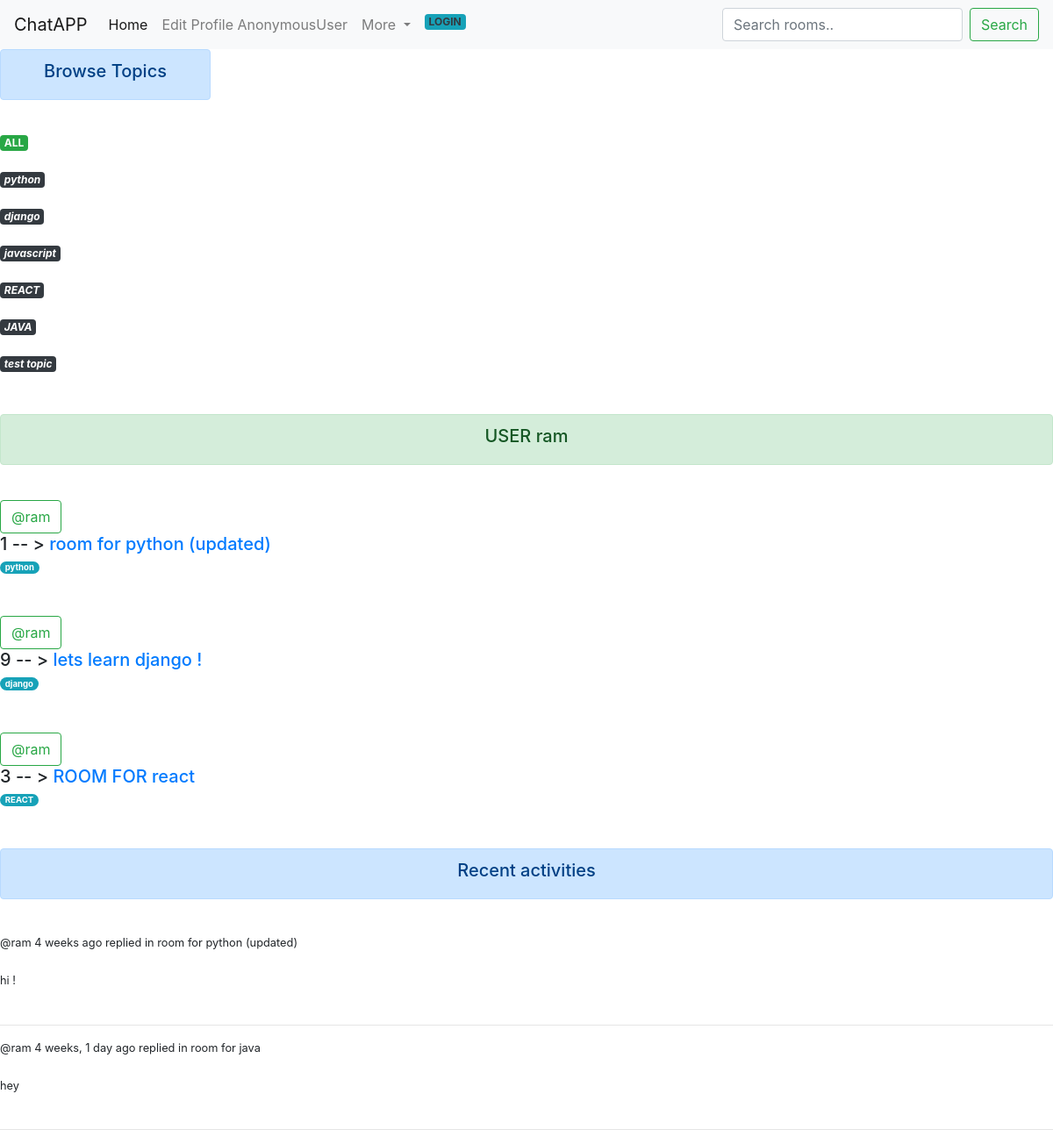
The app's page /profile/2/ with its own data.
### base/models.py (models this page shows, shortened)
class Topic (models.Model):
    name = models.CharField(max_length=100)

class Room(models.Model):
    topic = models.ForeignKey(Topic , on_delete=models.SET_NULL , null=True) #topic can have many rooms but 1 room can only contain 1 topic
    name = models.CharField(max_length=250)
    description = models.TextField(null=True , blank=True)
    updated =models.DateTimeField(auto_now=True)
    created = models.DateTimeField(auto_now_add=True)
    host = models.ForeignKey(User,on_delete=models.SET_NULL , null=True )
    participants = models.ManyToManyField(User,related_name='participants' , blank=True)
    def __str__(self):
       return self.name
    class Meta:
        ordering = ['-updated' , '-created']

class Message(models.Model):
    user =models.ForeignKey(User , on_delete=models.CASCADE) #user can create many ,essage but message is created by 1 user
    room = models.ForeignKey(Room , on_delete=models.CASCADE) #room can have many message but message can be inside 1 room
    body =models.TextField(null = True)
    updated =models.DateTimeField(auto_now=True)
    created = models.DateTimeField(auto_now_add=True)
    class Meta:
        ordering = ['-updated' , '-created']

### base/views.py (the view)
# urls.py: path('profile/<str:pk>/', views.UserProfile , name='profile'),
def UserProfile(request, pk):
    user = User.objects.get(id=pk)
    rooms = user.room_set.all()  #  user --->  Room (room) _set all gives all rooms
    messages = user.message_set.all()
    topics = Topic.objects.all()
    context = {'user':user , 'rooms' : rooms , 'topics':topics , 'messages': messages}
    return render(request, 'base/userprofile.html' ,context)

### base/templates/base/userprofile.html (shortened to what this page needs)
{% include 'base/nav.html' %}
{% block content %}
{% load static %}
<div class="homecontainer ">
    <div >
       {% include 'base/topic_component.html' %}
    </div>
    <div>
        <div class=" text-center    alert alert-success" role="alert"">
             <h5> USER {{ user.username }}  </h5>
        </div>
        <br>
        {% include 'base/feed.html' %}
    </div>
    <div>
        {% include 'base/activity_component.html' %}
    </div>
{% endblock %}

### base/templates/base/topic_component.html (shortened to what this page needs)
<div class=" text-center    alert alert-primary" role="alert"">
    <h5>  Browse Topics </h5>
</div>
<br>
<a href="{% url 'home' %}" class="badge badge-success"> ALL </a>
<br>
<br>
    {% for topic in topics %}
    <a href="{% url 'home' %}?q={{topic.name}}" class="badge badge-dark"><i>{{topic.name}}</i>  </a>
    <br>
    <br>
    {% endfor %}
<br>
</div>

### base/templates/base/feed.html (shortened to what this page needs)
{% for room in rooms %}
   <span><a  href="{% url 'profile'  room.host.id  %}"><button type="button" class="btn btn-outline-success"> @{{room.host.username}} </button></a>   </span>
<h5>  {{room.id}} -- > <a href="{% url 'room' room.id %}" > {{room.name}} </a> </h5>
<small><span class="badge badge-pill badge-info">{{room.topic.name}} </span></small>
<br>
<br>
<br>
{% endfor %}

### base/templates/base/activity_component.html (shortened to what this page needs)
 <div class="text-center alert alert-primary" role="alert"><h5> Recent activities </h5></div>
 <br>
 {% for message in messages %}
 <div>
     <small> @{{message.user}} {{message.created |timesince}} ago </small>
     <small> replied in {{message.room}}</small>
     <br>
     <br>
     <small> {{message.body}}  </small>
     <br>
     <br>
     <hr>
 </div>
 {% endfor %}

### base/templates/base/userprofile.html (style rules this page uses)
.homecontainer { display:grid; grid-template-columns: 1fr 3fr 1fr ; }

### records on screen
Topic: name "python"
Topic: name "django"
Topic: name "javascript"
Topic: name "REACT"
Topic: name "JAVA"
Topic: name "test topic"
Room: host.username "ram", id "1", name "room for python (updated)", topic.name "python"
Room: host.username "ram", id "9", name "lets learn django !", topic.name "django"
Room: host.username "ram", id "3", name "ROOM FOR react", topic.name "REACT"
Message: user "ram", created "4 weeks", room "room for python (updated)", body "hi !"
Message: user "ram", created "4 weeks, 1 day", room "room for java", body "hey"

### other values on screen
{{ request.user }} "AnonymousUser"
{{ user.username }} "ram"
